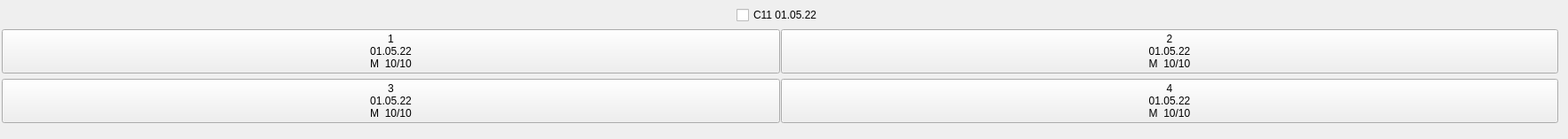
    <widget class="QWidget" name="tab">
     <attribute name="title">
      <string>Бригада 1</string>
     </attribute>
     <widget class="QWidget" name="layoutWidget">
      <property name="geometry">
       <rect>
        <x>0</x>
        <y>0</y>
        <width>1758</width>
        <height>148</height>
       </rect>
      </property>
      <layout class="QHBoxLayout" name="horizontalLayout_11" stretch="0">
       <property name="spacing">
        <number>1</number>
       </property>
       <property name="leftMargin">
        <number>1</number>
       </property>
       <property name="topMargin">
        <number>1</number>
       </property>
       <property name="rightMargin">
        <number>1</number>
       </property>
       <property name="bottomMargin">
        <number>1</number>
       </property>
       <item>
        <layout class="QGridLayout" name="CellC11gridLayout">
         <property name="leftMargin">
          <number>1</number>
         </property>
         <property name="topMargin">
          <number>1</number>
         </property>
         <property name="rightMargin">
          <number>1</number>
         </property>
         <property name="bottomMargin">
          <number>1</number>
         </property>
         <property name="spacing">
          <number>1</number>
         </property>
         <item row="1" column="1">
          <widget class="QPushButton" name="C11_2_TakeClearing">
           <property name="text">
            <string>2
01.05.22
M  10/10</string>
           </property>
           <property name="checkable">
            <bool>true</bool>
           </property>
          </widget>
         </item>
         <item row="2" column="1">
          <widget class="QPushButton" name="C11_4_TakeClearing">
           <property name="text">
            <string>4
01.05.22
M  10/10</string>
           </property>
          </widget>
         </item>
         <item row="1" column="0">
          <widget class="QPushButton" name="C11_1_TakeClearing">
           <property name="text">
            <string>1
01.05.22
M  10/10</string>
           </property>
          </widget>
         </item>
         <item row="0" column="0" colspan="2" alignment="Qt::AlignHCenter">
          <widget class="QCheckBox" name="C11CellClearing">
           <property name="layoutDirection">
            <enum>Qt::LeftToRight</enum>
           </property>
           <property name="text">
            <string>C11 01.05.22</string>
           </property>
          </widget>
         </item>
         <item row="2" column="0">
          <widget class="QPushButton" name="C11_3_TakeClearing">
           <property name="text">
            <string>3
01.05.22
M  10/10</string>
           </property>
          </widget>
         </item>
        </layout>
       </item>
      </layout>
     </widget>
    </widget>
